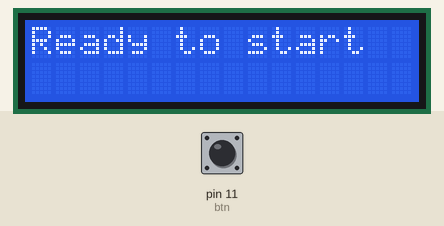
A program run on a simulated Raspberry Pi (header pin numbers). On the bench: 16×2 character LCD. The test bench sets the inputs (shaded band); at power-on: pin 11 (btn) LOW. Library files of the repository ran but are not shown: 1 file(s); what the program prints to the terminal is not drawn.

Above: at 2.2 s.
2.3 s: pin 11 (btn) pulled HIGH for 0.15 s
At 2.6 s:
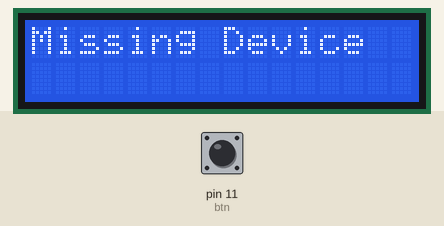
Timing chart, 0 to 5.3 s (numbered marks = the images above; inputs shaded):
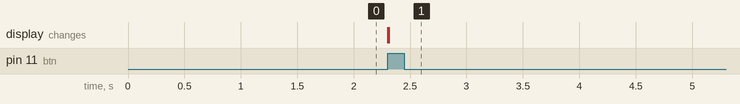

The program:

autorun.py
```python
# -*- coding: utf-8 -*-
"""Code to st up device and execute proper commands."""

__author__ = 'Oriol Lanuza Fisas'
__email__ = 'oriol@lanuza.eu'
__copyright__ = 'Copyright © 2017, Oriol Lanuza Fisas'
__license__ = 'UPC'

import os
import socket

import RPi.GPIO as GPIO


btn = 11
utils_path = "/home/pi/tfg/glucometerutils-master/glucometer.py"
driver = "fsprecisionneo"
device = "/dev/hidraw0"
db_path = "/home/pi/tfg/glucometerutils-master/local.db"
server = "34.211.75.36"

def check_path(path):
	try:
		os.stat(path)
		return True
	except OSError:
		return False

def check_connection(url):
	from glucometerutils.status_support import status
	try:
		sock = socket.socket(socket.AF_INET, socket.SOCK_STREAM)
		result = sock.connect_ex((url,5000))
		if result == 0:
			return True
		else:
			return False
	except:
		status.show_status(1,"Server OFF")
		return False


def main():
	from glucometerutils.status_support import status
	GPIO.setmode(GPIO.BOARD)
	GPIO.setup(btn, GPIO.IN, pull_up_down=GPIO.PUD_DOWN)
	GPIO.add_event_detect(btn, GPIO.RISING, callback=btn_listener, bouncetime=500)
	status.show_status(1,"Ready to start")
	#ADD other functions with more buttons if need (ip? date and time? )
	while True:
		pass

def btn_listener(btn):
	from glucometerutils.status_support import status
	GPIO.remove_event_detect(btn)
	if check_path(device):
		status.show_status(1,"Device connected")
		if check_connection(server):
			status.show_status(2,"Server ON")
			dump()
		else:
			status.show_status(2,"Server Error")
	else:
		status.show_status(1,"Missing Device")
	GPIO.add_event_detect(btn, GPIO.RISING, callback=btn_listener, bouncetime=500)

def dump():
	os.system("sudo python3 %s --driver %s --device %s --db %s --server %s dump" % (utils_path, driver, device, db_path, server))

if __name__ == "__main__":
    main()
```

status.py
```python
# -*- coding: utf-8 -*-
"""Code to show the status of the device."""

__author__ = 'Oriol Lanuza Fisas'
__email__ = 'oriol@lanuza.eu'
__copyright__ = 'Copyright © 2017, Oriol Lanuza Fisas'
__license__ = 'UPC'

import time

from RPLCD import CharLCD
'''

'''

lcd = CharLCD(cols=16, rows=2, pin_rs=37, pin_e=35, pins_data=[33,31,29,23])

def show_status(curs,status):
	lcd.cursor_pos=(curs-1, 0)
	print (status[0:16])
	lcd.write_string(status[0:16])
	time.sleep(1)
```

Measured:
- after the input at 2.3 s, the display: first changes at once (image 1 shows a later state)
